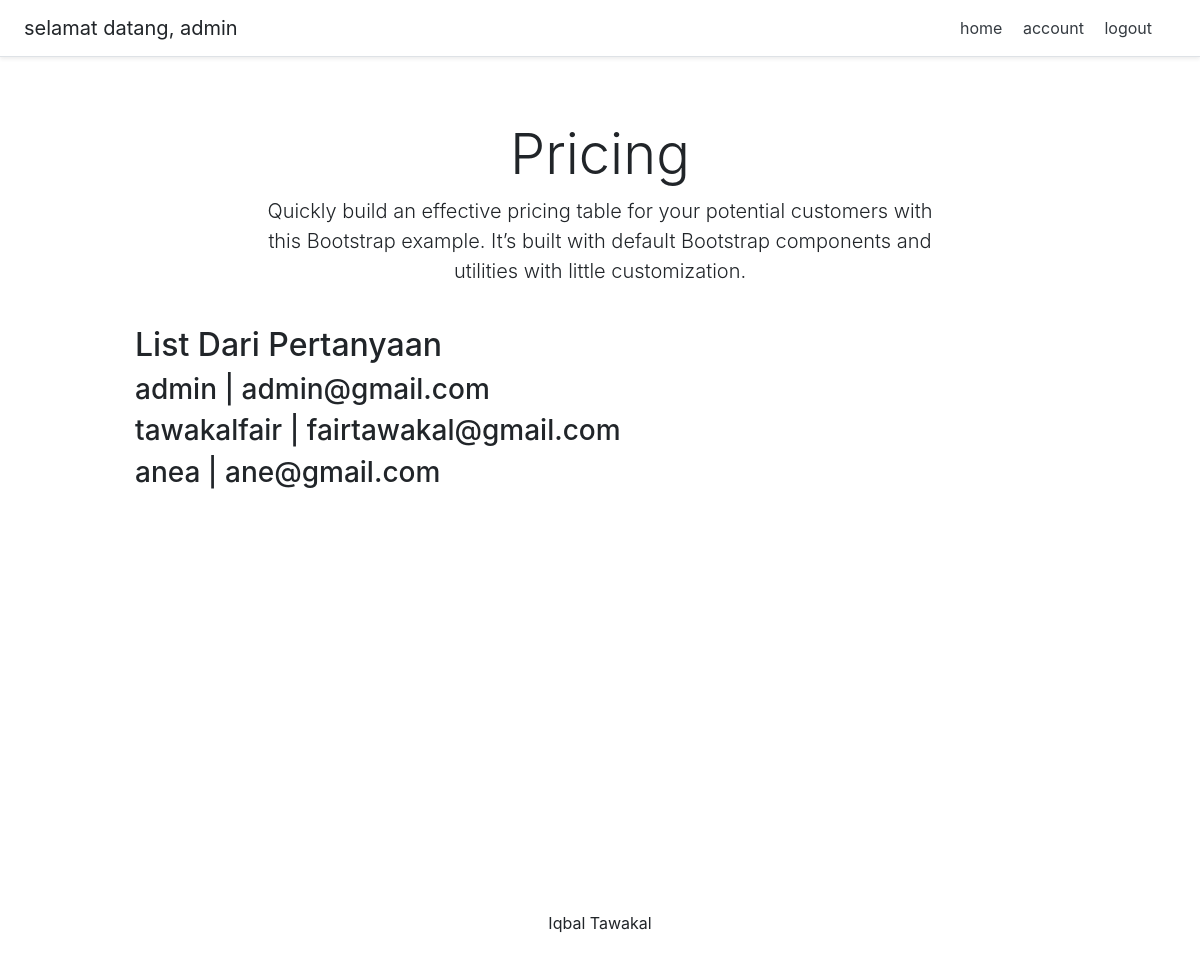
The page / (signed in) on the database its author committed.
### account/models.py (models this page shows, shortened)
class Account(AbstractBaseUser):
	email 					= models.EmailField(verbose_name="email", max_length=60, unique=True)
	username 				= models.CharField(max_length=30, unique=True)
	date_joined				= models.DateTimeField(verbose_name='date joined', auto_now_add=True)
	last_login				= models.DateTimeField(verbose_name='last login', auto_now=True)
	is_admin				= models.BooleanField(default=False)
	is_active				= models.BooleanField(default=True)
	is_staff				= models.BooleanField(default=False)
	is_superuser			= models.BooleanField(default=False)
	USERNAME_FIELD = 'email'
	REQUIRED_FIELDS = ['username']
	objects = MyAccountManager()

### personal/views.py (the view)
# urls.py: path('', homeView, name = 'home'),
def homeView(request):
    Akun = Account.objects.all()
    context = {
        "account" : Akun
    }
    return render(request, 'personal/home.html', context)

### personal/templates/personal/home.html (shortened to what this page needs)
{% extends 'base.html' %}
{% block content %}
<div class="pricing-header px-3 py-3 pt-md-5 pb-md-4 mx-auto text-center">
        <h1 class="display-4">Pricing</h1>
        <p class="lead">Quickly build an effective pricing table for your potential customers with this Bootstrap example.
            It’s built with default Bootstrap components and utilities with little customization.</p>
    </div>
<div class="container">
    <div class="d-flex flex-column">
        <h2>List Dari Pertanyaan</h2>
        {% for a in account  %}
        {% include 'snippets/tes.html' with value=a %}
        {% endfor %}
    </div>
</div>
{% endblock content %}

### templates/snippets/header.html (shortened to what this page needs)
<link rel="stylesheet" href="https://stackpath.bootstrapcdn.com/bootstrap/4.4.1/css/bootstrap.min.css"
>
<div class="d-flex flex-column flex-md-row align-items-center p-3 px-md-4 mb-3 bg-white border-bottom shadow-sm">
    <h5 class="my-0 mr-md-auto font-weight-normal">
        {% if request.user.is_authenticated %}
        selamat datang, {{request.user.username}}
        {% endif %}
    </h5>
    <nav class="my-2 my-md-0 mr-md-3">
        {% if request.user.is_authenticated %}
            <a class="p-2 text-dark" href="{% url 'home' %}">home</a>
            <a class="p-2 text-dark" href="{% url 'account' %}">account</a>
            <a class="p-2 text-dark" href="{% url 'logout' %}">logout</a>
        {% else %}
           <a class="p-2 text-dark" href="{% url 'home' %}">home</a>
           <a class="p-2 text-dark" href="{% url 'login' %}">login</a>
           <a class="btn btn-outline-primary" href="{% url 'registrasi' %}">Register</a>
        {% endif %}
    </nav>
</div>

### personal/templates/snippets/tes.html
<h3> {{value.username}} | {{value.email}} </h3>

### templates/snippets/header.html (style rules this page uses)
@media (min-width: 768px) { html { font-size: 16px; } }
.container { max-width: 960px; }
.pricing-header { max-width: 700px; }

### rows shown on the page
Account: user.username "admin", username "admin", email "admin@gmail.com"
Account: username "tawakalfair", email "fairtawakal@gmail.com"
Account: username "anea", email "ane@gmail.com"
